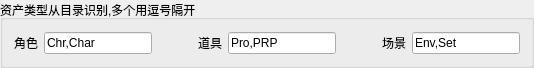
    <widget class="QGroupBox" name="groupBox_4">
     <property name="maximumSize">
      <size>
       <width>16777215</width>
       <height>50</height>
      </size>
     </property>
     <property name="title">
      <string>资产类型从目录识别,多个用逗号隔开</string>
     </property>
     <layout class="QHBoxLayout" name="horizontalLayout_6">
      <property name="topMargin">
       <number>12</number>
      </property>
      <item>
       <widget class="QLabel" name="label_8">
        <property name="text">
         <string>角色</string>
        </property>
       </widget>
      </item>
      <item>
       <widget class="QLineEdit" name="CharDirMarkWgt">
        <property name="toolTip">
         <string>角色</string>
        </property>
        <property name="text">
         <string>Chr,Char</string>
        </property>
        <property name="placeholderText">
         <string/>
        </property>
       </widget>
      </item>
      <item>
       <spacer name="horizontalSpacer_3">
        <property name="orientation">
         <enum>Qt::Horizontal</enum>
        </property>
        <property name="sizeHint" stdset="0">
         <size>
          <width>40</width>
          <height>20</height>
         </size>
        </property>
       </spacer>
      </item>
      <item>
       <widget class="QLabel" name="label_9">
        <property name="text">
         <string>道具</string>
        </property>
       </widget>
      </item>
      <item>
       <widget class="QLineEdit" name="PropDirMarkWgt">
        <property name="toolTip">
         <string>道具</string>
        </property>
        <property name="text">
         <string>Pro,PRP</string>
        </property>
       </widget>
      </item>
      <item>
       <spacer name="horizontalSpacer_4">
        <property name="orientation">
         <enum>Qt::Horizontal</enum>
        </property>
        <property name="sizeHint" stdset="0">
         <size>
          <width>40</width>
          <height>20</height>
         </size>
        </property>
       </spacer>
      </item>
      <item>
       <widget class="QLabel" name="label_10">
        <property name="text">
         <string>场景</string>
        </property>
       </widget>
      </item>
      <item>
       <widget class="QLineEdit" name="SetDirMarkWgt">
        <property name="toolTip">
         <string>场景</string>
        </property>
        <property name="text">
         <string>Env,Set</string>
        </property>
       </widget>
      </item>
     </layout>
    </widget>
